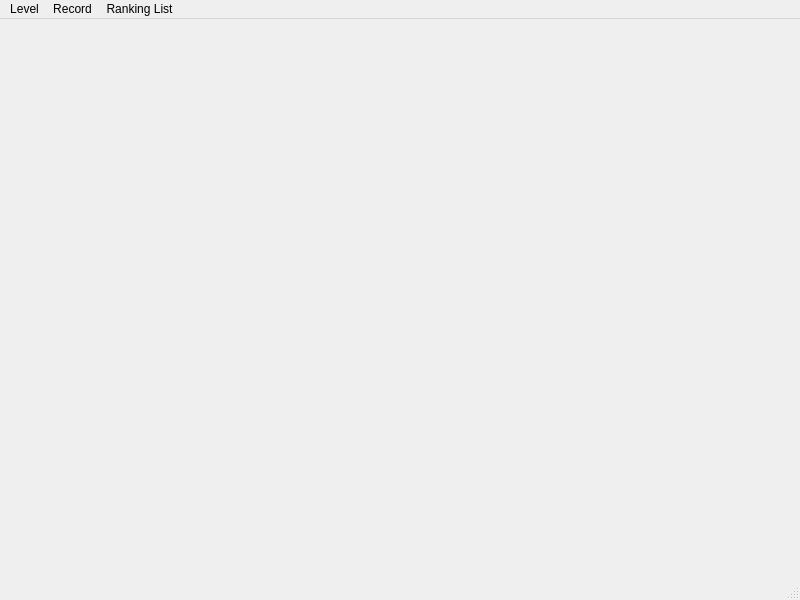
<?xml version="1.0" encoding="UTF-8"?>
<ui version="4.0">
 <class>Winmine</class>
 <widget class="QMainWindow" name="Winmine">
  <property name="geometry">
   <rect>
    <x>0</x>
    <y>0</y>
    <width>800</width>
    <height>600</height>
   </rect>
  </property>
  <property name="windowTitle">
   <string>MainWindow</string>
  </property>
  <widget class="QWidget" name="centralwidget"/>
  <widget class="QMenuBar" name="menubar">
   <property name="geometry">
    <rect>
     <x>0</x>
     <y>0</y>
     <width>800</width>
     <height>17</height>
    </rect>
   </property>
   <widget class="QMenu" name="menuLevel">
    <property name="title">
     <string>Level</string>
    </property>
    <addaction name="Easy"/>
    <addaction name="Middle"/>
    <addaction name="Hard"/>
    <addaction name="Customize"/>
   </widget>
   <widget class="QMenu" name="menuRecord">
    <property name="title">
     <string>Record</string>
    </property>
    <addaction name="save"/>
    <addaction name="last_game"/>
    <addaction name="Clear"/>
   </widget>
   <widget class="QMenu" name="menuRanking_List">
    <property name="title">
     <string>Ranking List</string>
    </property>
    <addaction name="View_Information"/>
   </widget>
   <addaction name="menuLevel"/>
   <addaction name="menuRecord"/>
   <addaction name="menuRanking_List"/>
  </widget>
  <widget class="QStatusBar" name="statusbar"/>
  <action name="Easy">
   <property name="text">
    <string>Easy</string>
   </property>
  </action>
  <action name="Middle">
   <property name="text">
    <string>Middle</string>
   </property>
  </action>
  <action name="Hard">
   <property name="text">
    <string>Hard</string>
   </property>
  </action>
  <action name="Customize">
   <property name="text">
    <string>Customize</string>
   </property>
  </action>
  <action name="save">
   <property name="text">
    <string>Save</string>
   </property>
  </action>
  <action name="last_game">
   <property name="text">
    <string>Last Game</string>
   </property>
  </action>
  <action name="View_Information">
   <property name="text">
    <string>View Information</string>
   </property>
  </action>
  <action name="Clear">
   <property name="text">
    <string>Clear</string>
   </property>
  </action>
 </widget>
 <resources/>
 <connections/>
</ui>
